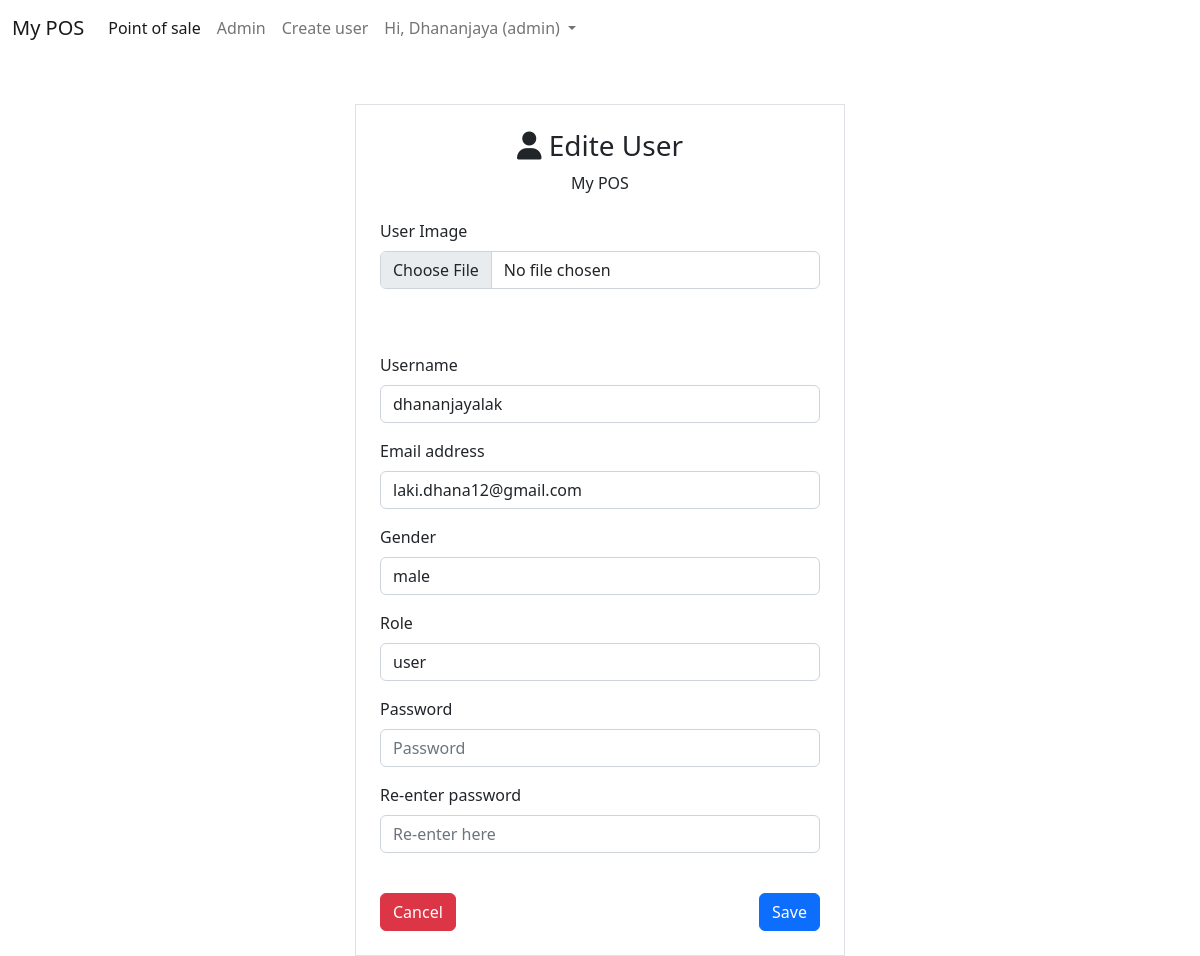
The app's page /index.php?pg=edit-user&id=4 (signed in) with its own data.
### tables this page shows
CREATE TABLE `users` (
  `id` int(11) NOT NULL,
  `username` varchar(128) NOT NULL,
  `email` varchar(128) NOT NULL,
  `password` varchar(128) NOT NULL,
  `role` varchar(128) NOT NULL,
  `date` datetime NOT NULL,
  `image` varchar(128) NOT NULL,
  `gender` varchar(10) NOT NULL DEFAULT 'male',
  `deletable` tinyint(1) NOT NULL DEFAULT 1
);

### app/core/functions.php (called while the page is built, shortened)
<?php
function esc($str)
{
	return htmlspecialchars($str);
}
function set_value($key,$default="")
{
	return $default;
}

### app/core/init.php (called while the page is built, shortened)
<?php
require "../app/core/functions.php";
require "../app/core/database.php";
require "../app/core/model.php";
function my_function($classname)
{
	$filename = "../app/models/".ucfirst($classname).".php";
}

### app/core/model.php (called while the page is built, shortened)
<?php
class Model extends Database
{
	public function first($data)
	{
		$keys = array_keys($data);
		$query = "SELECT * FROM $this->table WHERE ";
		foreach ($keys as $key)
		{
			$query .= "$key = :$key && ";
		}
		$query = trim($query,"&& ");
		$db = new Database;
		if ($res = $db->query($query,$data)) {
			return $res[0];
		}
		return false;
	}
}

### app/core/database.php (called while the page is built)
<?php
class Database
{
	protected function db_connect()
	{
		$DBHOST = "localhost";
		$DBNAME = "pos_db";
		$DBUSER = "root";
		$DBPASS = "";
		$DBDRIVER = "mysql";
		try {
			$con = new PDO("$DBDRIVER:host=$DBHOST;dbname=$DBNAME",$DBUSER,$DBPASS);
		} catch (Exception $e) {
			echo $e->getMessage();
		}
		return $con;
	}
	public function query($query,$data=array())
	{
		$con = $this->db_connect();
		$smt = $con->prepare($query);
		$check = $smt->execute($data);
		if($check)
		{
			$result = $smt->fetchAll(PDO::FETCH_ASSOC);
			if(is_array($result) && count($result) > 0)
			{
				return $result;
			}
		}
		return false;
	}
}

### app/models/Auth.php (called while the page is built, shortened)
<?php
class Auth
{
	public static function get($column)
	{
		if(!empty($_SESSION['USER'][$column]))
		{
			return $_SESSION['USER'][$column];
		}
		return "Unknown";
	}
}

### app/views/auth/edit-user.view.php (the view, shortened to what this page needs)
<?php
if (!empty($_SESSION['referer'])) {
	$back_line = $_SESSION['referer'];
}else{
	$back_line = "index.php?pg=admin&tab=users";
}
?>
<div class="container-fluid border col-lg-5 col-md-6 mt-5 p-4">
	<center>
		<h3><i class="fa fa-user"></i> Edite User</h3>
		<div> <?=esc(APP_NAME)?> </div>
	</center><br>
<?php if (is_array($row)):?>
	<form method="post" enctype="multipart/form-data">
		<div class="mb-3">
			 <label for="formFile" class="form-label">User Image</label>
			 <input name="image" class="form-control <?=!empty($errors['image']) ? 'border-danger':'' ?>" type="file" id="formFile">
		</div>
		<br>
		<br>
		<div class="mb-3">
		  <label for="exampleFormControlInput1" class="form-label">Username</label>
		  <input type="text" name="username" class="form-control <?=!empty($errors['username']) ? 'border-danger':'' ?>" id="exampleFormControlInput1" placeholder="Username" value="<?=set_value('username',$row['username']);?>" autofocus>
		</div>
		<div class="mb-3">
		  <label for="exampleFormControlInput1" class="form-label">Email address</label>
		  <input type="text" name="email" class="form-control  <?=!empty($errors['email']) ? 'border-danger':'' ?>" id="exampleFormControlInput1" placeholder="name@example.com" value="<?=set_value('email',$row['email']);?>">
		</div>
		<div class="mb-3">
		  <label for="exampleFormControlInput1" class="form-label">Gender</label>
		  <select name="gender" class="form-control <?=!empty($errors['gender']) ? 'border-danger':'' ?>" >
		  	<option><?=$row['gender'];?></option>
		  </select>
		</div>
<?php if (Auth::get('role') == "admin"): ?>
		<div class="mb-3">
		  <label for="exampleFormControlInput1" class="form-label">Role</label>
		  <select name="role" class="form-control <?=!empty($errors['role']) ? 'border-danger':'' ?>">
		  	<option><?=$row['role'];?></option>
		  </select>
		</div>
<?php endif;?>
		<div class="mb-3">
		  <label for="exampleFormControlInput1" class="form-label">Password</label>
		  <input type="password" name="password" class="form-control  <?=!empty($errors['password']) ? 'border-danger':'' ?>" id="exampleFormControlInput1" placeholder="Password" value="<?=set_value('password','');?>">
		</div>
		<div class="mb-3">
		  <label for="exampleFormControlInput1" class="form-label">Re-enter password</label>
		  <input type="password" name="password_retype" class="form-control  <?=!empty($errors['password_retype']) ? 'border-danger':'' ?>" id="exampleFormControlInput1" placeholder="Re-enter here" value="<?=set_value('password_retype','');?>">
		</div><br>
<?php if (Auth::get('role') == "admin"): ?>
		<a href="<?=$back_line?>">
			<button type="button" class="btn btn-danger" >Cancel</button>
		</a>
<?php endif;?>
		<button class="btn btn-primary float-end" >Save</button>
	</form>
<?php endif;?>
</div>

### public/assets/css/main.css (style rules this page uses)
body a { text-decoration: none; }

### records on screen
users: username "dhananjayalak", email "laki.dhana12@gmail.com", gender "male", role "user"

### other values on screen
APP_NAME "My POS"
auth('username') "Dhananjaya"
Auth::get('role') "admin"
